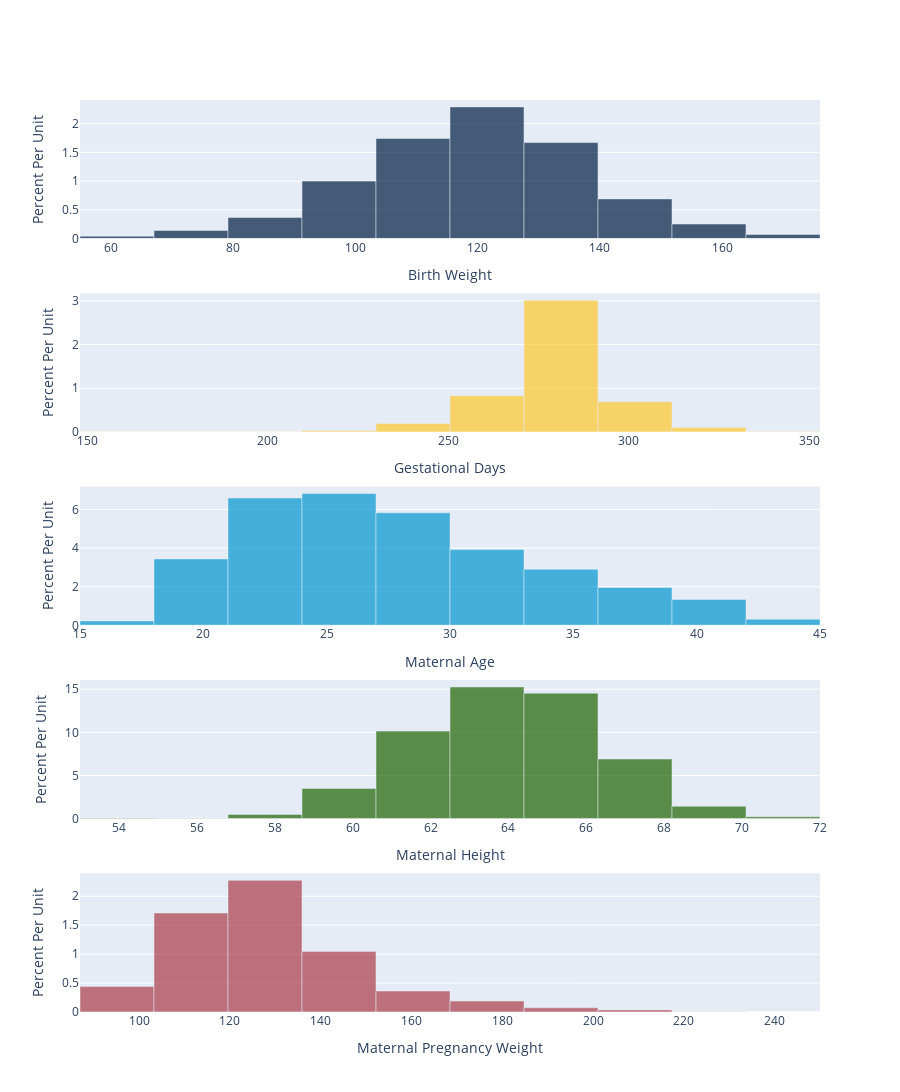

Source (notebook cell):
### Code cell
births.ihist(overlay = False)

### Figure 1 — Plotly figure (JSON) as saved in the notebook; plotly's stock layout.template omitted (floating-point values rounded to 4 significant figures)
{"data": [{"customdata": ["(55.0, 67.1)", "(67.1, 79.2)", "(79.2, 91.3)", "(91.3, 103.4)", "(103.4, 115.5)", "(115.5, 127.6)", "(127.6, 139.7)", "(139.7, 151.8)", "(151.8, 163.9)", "(163.9, 176.0)", "(176.0, 176.0)"], "hovertemplate": "Bin Endpoints: %{customdata}<br>Bar Height: %{y}", "marker": {"color": "rgb(0,30,66)"}, "name": "Birth Weight", "opacity": 0.7, "type": "bar", "width": [12.1, 12.1, 12.1, 12.1, 12.1, 12.1, 12.1, 12.1, 12.1, 12.1], "x": [61.05, 73.15, 85.25, 97.35, 109.5, 121.5, 133.6, 145.8, 157.8, 169.9], "xaxis": "x", "y": [0.04227, 0.1409, 0.3664, 1.0, 1.74, 2.29, 1.67, 0.6905, 0.2536, 0.07046], "yaxis": "y"}, {"customdata": ["(148.0, 168.5)", "(168.5, 189.0)", "(189.0, 209.5)", "(209.5, 230.0)", "(230.0, 250.5)", "(250.5, 271.0)", "(271.0, 291.5)", "(291.5, 312.0)", "(312.0, 332.5)", "(332.5, 353.0)", "(353.0, 353.0)"], "hovertemplate": "Bin Endpoints: %{customdata}<br>Bar Height: %{y}", "marker": {"color": "rgb(256,200,44)"}, "name": "Gestational Days", "opacity": 0.7, "type": "bar", "width": [20.5, 20.5, 20.5, 20.5, 20.5, 20.5, 20.5, 20.5, 20.5, 20.5], "x": [158.2, 178.8, 199.2, 219.8, 240.2, 260.8, 281.2, 301.8, 322.2, 342.8], "xaxis": "x2", "y": [0.004159, 0.004159, 0.004159, 0.02495, 0.1955, 0.8317, 3.015, 0.6903, 0.09981, 0.008317], "yaxis": "y2"}, {"customdata": ["(15.0, 18.0)", "(18.0, 21.0)", "(21.0, 24.0)", "(24.0, 27.0)", "(27.0, 30.0)", "(30.0, 33.0)", "(33.0, 36.0)", "(36.0, 39.0)", "(39.0, 42.0)", "(42.0, 45.0)", "(45.0, 45.0)"], "hovertemplate": "Bin Endpoints: %{customdata}<br>Bar Height: %{y}", "marker": {"color": "rgb(0,150,207)"}, "name": "Maternal Age", "opacity": 0.7, "type": "bar", "width": [3, 3, 3, 3, 3, 3, 3, 3, 3, 3], "x": [16.5, 19.5, 22.5, 25.5, 28.5, 31.5, 34.5, 37.5, 40.5, 43.5], "xaxis": "x3", "y": [0.2273, 3.438, 6.593, 6.82, 5.826, 3.922, 2.899, 1.961, 1.336, 0.3126], "yaxis": "y3"}, {"customdata": ["(53.0, 54.9)", "(54.9, 56.8)", "(56.8, 58.7)", "(58.7, 60.6)", "(60.6, 62.5)", "(62.5, 64.4)", "(64.4, 66.3)", "(66.3, 68.2)", "(68.2, 70.1)", "(70.1, 72.0)", "(72.0, 72.0)"], "hovertemplate": "Bin Endpoints: %{customdata}<br>Bar Height: %{y}", "marker": {"color": "rgb(30,100,0)"}, "name": "Maternal Height", "opacity": 0.7, "type": "bar", "width": [1.9, 1.9, 1.9, 1.9, 1.9, 1.9, 1.9, 1.9, 1.9, 1.9], "x": [53.95, 55.85, 57.75, 59.65, 61.55, 63.45, 65.35, 67.25, 69.15, 71.05], "xaxis": "x4", "y": [0.08974, 0.04487, 0.4936, 3.5, 10.14, 15.26, 14.54, 6.91, 1.436, 0.2243], "yaxis": "y4"}, {"customdata": ["(87.0, 103.3)", "(103.3, 119.6)", "(119.6, 135.9)", "(135.9, 152.2)", "(152.2, 168.5)", "(168.5, 184.8)", "(184.8, 201.1)", "(201.1, 217.4)", "(217.4, 233.7)", "(233.7, 250.0)", "(250.0, 250.0)"], "hovertemplate": "Bin Endpoints: %{customdata}<br>Bar Height: %{y}", "marker": {"color": "rgb(172,60,72)"}, "name": "Maternal Pregnancy Weight", "opacity": 0.7, "type": "bar", "width": [16.3, 16.3, 16.3, 16.3, 16.3, 16.3, 16.3, 16.3, 16.3, 16.3], "x": [95.15, 111.4, 127.8, 144.1, 160.3, 176.7, 193.0, 209.2, 225.6, 241.9], "xaxis": "x5", "y": [0.4393, 1.71, 2.275, 1.046, 0.3609, 0.1883, 0.07322, 0.03661, 0.00523, 0], "yaxis": "y5"}], "layout": {"height": 2000, "showlegend": false, "xaxis": {"anchor": "y", "domain": [0, 1], "title": {"text": "Birth Weight "}}, "xaxis2": {"anchor": "y2", "domain": [0, 1], "title": {"text": "Gestational Days "}}, "xaxis3": {"anchor": "y3", "domain": [0, 1], "title": {"text": "Maternal Age "}}, "xaxis4": {"anchor": "y4", "domain": [0, 1], "title": {"text": "Maternal Height "}}, "xaxis5": {"anchor": "y5", "domain": [0, 1], "title": {"text": "Maternal Pregnancy Weight "}}, "yaxis": {"anchor": "x", "automargin": true, "domain": [0.848, 1], "title": {"text": "Percent Per Unit"}}, "yaxis2": {"anchor": "x2", "automargin": true, "domain": [0.636, 0.788], "title": {"text": "Percent Per Unit"}}, "yaxis3": {"anchor": "x3", "automargin": true, "domain": [0.424, 0.576], "title": {"text": "Percent Per Unit"}}, "yaxis4": {"anchor": "x4", "automargin": true, "domain": [0.212, 0.364], "title": {"text": "Percent Per Unit"}}, "yaxis5": {"anchor": "x5", "automargin": true, "domain": [0, 0.152], "title": {"text": "Percent Per Unit"}}}}
